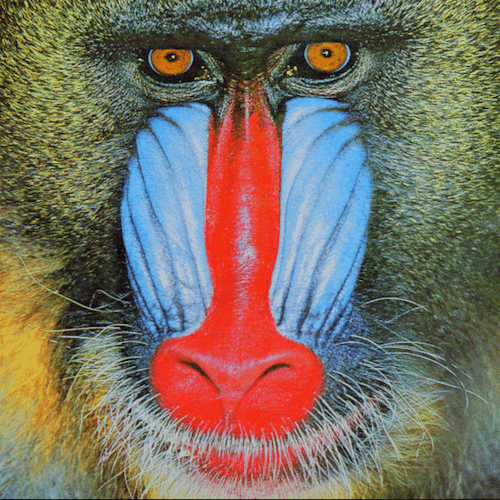
#> input picture Modul_2/Tugas/baboon.png, 500 x 500 px
$ jupyter execute Tugas.ipynb
#> lines starting #> are read from the running program, lines starting #| are printed output that depends on the picture
[cell 1]
import cv2 as cv
import numpy as np
import scipy.ndimage as nd
import matplotlib.image as im
import matplotlib.pyplot as plt

[cell 2]
img = cv.imread("baboon.png")
#> img is the input picture: shape (500, 500, 3); mean B, G, R 99.3, 112.6, 122.4
zero = np.zeros([1000,1000])
cer = np.zeros([500,500])
plt.imshow(img)

[cell 3]
# imgg = np.asarray(img)

[cell 4]
imgg = cv.cvtColor(img, cv.COLOR_BGR2GRAY)
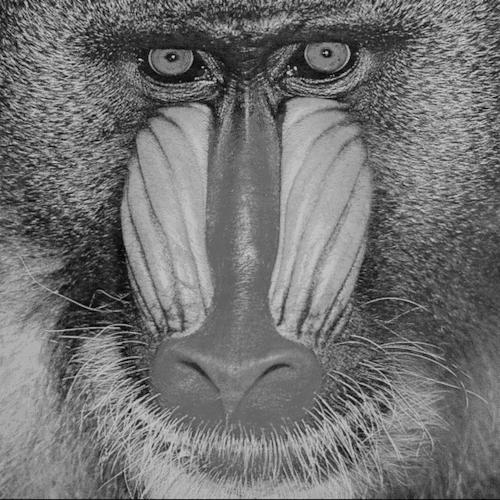
#> imgg: shape (500, 500); min 9, max 194, mean 114

[cell 5]
print(img.shape,zero.shape,cer.shape)
#| (500, 500, 3) (1000, 1000) (500, 500)
print(type(img),type(zero),type(cer))
#| <class 'numpy.ndarray'> <class 'numpy.ndarray'> <class 'numpy.ndarray'>

[cell 6]
def rotation (imgdata,zeroes,x,y,degre):
#> called with x = 250, y = 250, degre = 135
    degre=np.deg2rad(degre)
    for i in range(len(imgdata)):
        for j in range(len(imgdata)):
            tmpx=(np.cos(degre)*(x-i))-(np.sin(degre)*(y-j)+x)
            tmpx=int(tmpx)
            tmpy=(np.sin(degre)*(x-i))+(np.cos(degre)*(y-j)+y)
            tmpy=int(tmpy)
            zeroes[tmpx-300,tmpy+300]=imgdata[i,j]
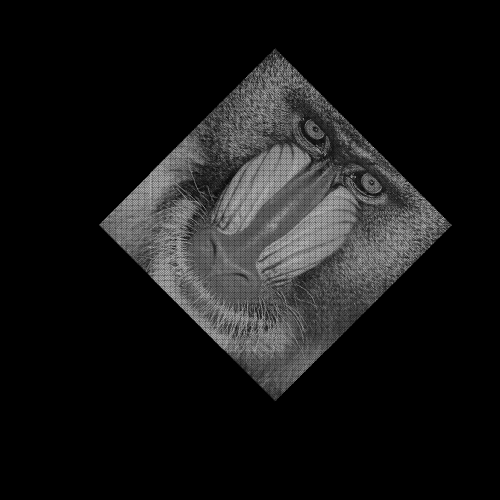
#> zeroes: shape (1000, 1000) float64 (shown at 1/2 size); min 0, max 194, mean 23.6
    plt.imshow(zeroes)

[cell 7]
rotation(imgg, zero,250,250,135)
# sudah bisa semua sudut

[cell 8]
def cermin (imgdata,p):
    for rw in range (len(imgdata)):
        k=len(imgdata[0])-1
        for cl in range (len(imgdata)):
            p[rw,k]=imgdata[rw,cl]
            k-=1
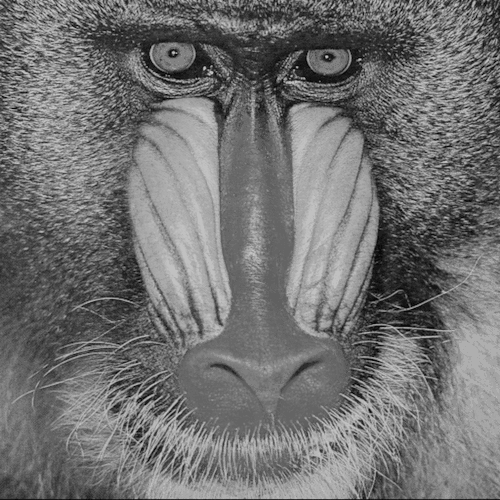
#> p: shape (500, 500) float64; min 9, max 194, mean 114
    plt.imshow(p)

[cell 9]
cermin (imgg ,cer)

[cell 10]
def cerminn (imgdata,p):
    k=len(imgdata[0])-1
#> k = 499
    for rw in range (len(imgdata)):
        for cl in range (len(imgdata)):
            p[k,cl]=imgdata[rw,cl]
        k-=1
#> this loop made 500 passes
#> k on passes 1 to 3: 498, 497, 496
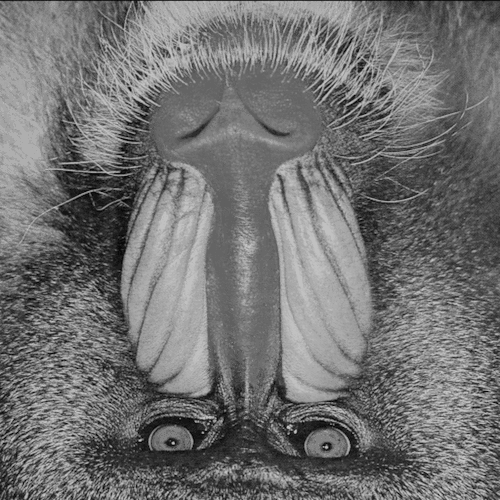
#> p: shape (500, 500) float64; min 9, max 194, mean 114
#> after the loop, k = -1
    plt.imshow(p)
